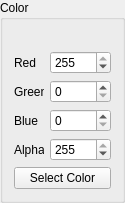
        <widget class="QGroupBox" name="groupBox_Color">
         <property name="sizePolicy">
          <sizepolicy hsizetype="Preferred" vsizetype="Preferred">
           <horstretch>1</horstretch>
           <verstretch>0</verstretch>
          </sizepolicy>
         </property>
         <property name="minimumSize">
          <size>
           <width>125</width>
           <height>0</height>
          </size>
         </property>
         <property name="maximumSize">
          <size>
           <width>125</width>
           <height>16777215</height>
          </size>
         </property>
         <property name="title">
          <string>Color</string>
         </property>
         <layout class="QGridLayout" name="gridLayout_6">
          <item row="3" column="0">
           <widget class="QLabel" name="label_Color_G">
            <property name="sizePolicy">
             <sizepolicy hsizetype="Preferred" vsizetype="Preferred">
              <horstretch>0</horstretch>
              <verstretch>0</verstretch>
             </sizepolicy>
            </property>
            <property name="minimumSize">
             <size>
              <width>30</width>
              <height>0</height>
             </size>
            </property>
            <property name="maximumSize">
             <size>
              <width>30</width>
              <height>16777215</height>
             </size>
            </property>
            <property name="text">
             <string>Green</string>
            </property>
           </widget>
          </item>
          <item row="0" column="0" colspan="2">
           <widget class="QLabel" name="label_Color_Preview">
            <property name="sizePolicy">
             <sizepolicy hsizetype="Preferred" vsizetype="Preferred">
              <horstretch>0</horstretch>
              <verstretch>0</verstretch>
             </sizepolicy>
            </property>
            <property name="styleSheet">
             <string notr="true"/>
            </property>
            <property name="text">
             <string/>
            </property>
           </widget>
          </item>
          <item row="4" column="0">
           <widget class="QLabel" name="label_Color_B">
            <property name="sizePolicy">
             <sizepolicy hsizetype="Preferred" vsizetype="Preferred">
              <horstretch>0</horstretch>
              <verstretch>0</verstretch>
             </sizepolicy>
            </property>
            <property name="minimumSize">
             <size>
              <width>30</width>
              <height>0</height>
             </size>
            </property>
            <property name="maximumSize">
             <size>
              <width>30</width>
              <height>16777215</height>
             </size>
            </property>
            <property name="text">
             <string>Blue</string>
            </property>
           </widget>
          </item>
          <item row="2" column="0">
           <widget class="QLabel" name="label_Color_R">
            <property name="sizePolicy">
             <sizepolicy hsizetype="Preferred" vsizetype="Preferred">
              <horstretch>0</horstretch>
              <verstretch>0</verstretch>
             </sizepolicy>
            </property>
            <property name="minimumSize">
             <size>
              <width>30</width>
              <height>0</height>
             </size>
            </property>
            <property name="maximumSize">
             <size>
              <width>30</width>
              <height>16777215</height>
             </size>
            </property>
            <property name="text">
             <string>Red</string>
            </property>
           </widget>
          </item>
          <item row="5" column="0">
           <widget class="QLabel" name="label_Color_Alpha">
            <property name="sizePolicy">
             <sizepolicy hsizetype="Preferred" vsizetype="Preferred">
              <horstretch>0</horstretch>
              <verstretch>0</verstretch>
             </sizepolicy>
            </property>
            <property name="minimumSize">
             <size>
              <width>30</width>
              <height>0</height>
             </size>
            </property>
            <property name="maximumSize">
             <size>
              <width>30</width>
              <height>16777215</height>
             </size>
            </property>
            <property name="text">
             <string>Alpha</string>
            </property>
           </widget>
          </item>
          <item row="2" column="1">
           <widget class="QSpinBox" name="spinBox_Color_Red">
            <property name="sizePolicy">
             <sizepolicy hsizetype="Preferred" vsizetype="Fixed">
              <horstretch>0</horstretch>
              <verstretch>0</verstretch>
             </sizepolicy>
            </property>
            <property name="maximum">
             <number>255</number>
            </property>
            <property name="value">
             <number>255</number>
            </property>
           </widget>
          </item>
          <item row="3" column="1">
           <widget class="QSpinBox" name="spinBox_Color_Green">
            <property name="sizePolicy">
             <sizepolicy hsizetype="Preferred" vsizetype="Fixed">
              <horstretch>0</horstretch>
              <verstretch>0</verstretch>
             </sizepolicy>
            </property>
            <property name="maximum">
             <number>255</number>
            </property>
            <property name="value">
             <number>0</number>
            </property>
           </widget>
          </item>
          <item row="6" column="0" colspan="2">
           <widget class="QPushButton" name="pushButton_ColorSet">
            <property name="text">
             <string>Select Color</string>
            </property>
           </widget>
          </item>
          <item row="4" column="1">
           <widget class="QSpinBox" name="spinBox_Color_Blue">
            <property name="sizePolicy">
             <sizepolicy hsizetype="Preferred" vsizetype="Fixed">
              <horstretch>0</horstretch>
              <verstretch>0</verstretch>
             </sizepolicy>
            </property>
            <property name="maximum">
             <number>255</number>
            </property>
            <property name="value">
             <number>0</number>
            </property>
           </widget>
          </item>
          <item row="5" column="1">
           <widget class="QSpinBox" name="spinBox_Color_Alpha">
            <property name="maximum">
             <number>255</number>
            </property>
            <property name="value">
             <number>255</number>
            </property>
           </widget>
          </item>
         </layout>
        </widget>
